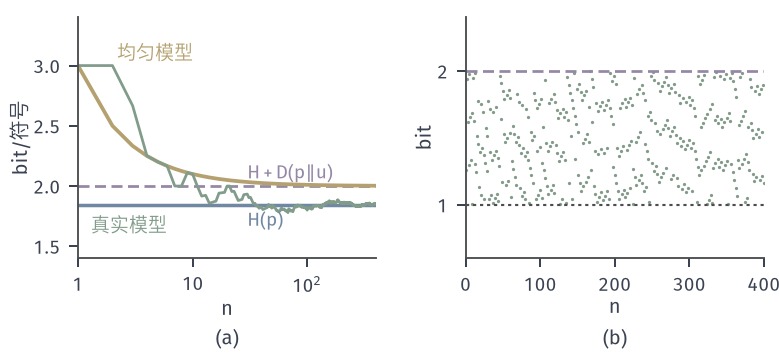

This chart was generated by the following Python code:
from pathlib import Path
import sys
HERE = Path(__file__).resolve().parent
sys.path.insert(0, str(HERE.parent/"lossless-common"))
from lossless_fig import *
# One message of length 400 drawn i.i.d. from p = (0.4,0.3,0.2,0.1) (numpy default_rng seed 7). For each prefix
# length n: (a) per-symbol arithmetic code length ell_n/n, ell_n = ceil(-log2 q(x_{1:n})) + 1, under the true model
# q = p (green) and the uniform model q = u (yellow, exactly 2 + 1/n); blue: H(p); purple dashed: H + D(p||u) = 2.
# (b) overhead ell_n - (-log2 p(x_{1:n})) in bits for the true model; it always lies in [1, 2).
rng = np.random.default_rng(7); N = 400
x = rng.choice(4, size=N, p=P)
cl = np.cumsum(-np.log2(P[x])); n = np.arange(1, N+1)
ell = np.ceil(cl - 1e-9) + 1
ellu = 2*n + 1
fig, (a1, a2) = figure(width_mm=110, height_mm=50, ncols=2)
panel(fig, left=.1, right=.98, bottom=.27, top=.95, wspace=.3)
a1.axhline(2, color=PURPLE, lw=1.1, ls=DASH)
a1.axhline(H, color=BLUE, lw=1.4)
a1.plot(n, ellu/n, color=YELLOW, lw=1.5)
a1.plot(n, ell/n, color=GREEN, lw=1.1)
a1.set_xscale('log'); a1.set_xlim(1, N); a1.set_ylim(1.4, 3.4)
a1.minorticks_off(); a1.set_xticks([1, 10, 100]); a1.set_xticklabels(['$1$', '$10$', '$10^{2}$'])
lab(a1, 30, H-.18, r'$H(p)$', BLUE); lab(a1, 30, 2.06, r'$H+D(p\Vert u)$', PURPLE)
lab(a1, 2.2, 3.05, '均匀模型', YELLOW); lab(a1, 1.3, 1.62, '真实模型', GREEN)
a1.set_xlabel('$n$', labelpad=1); a1.set_ylabel('bit/符号', labelpad=1)
a2.plot(n, ell-cl, color=GREEN, lw=.0, marker='o', ms=1.3, mew=0)
a2.axhline(1, color=STROKE, lw=.85, ls=DOT); a2.axhline(2, color=PURPLE, lw=1.1, ls=DASH)
a2.set_xlim(0, N); a2.set_ylim(.6, 2.4); a2.set_yticks([1, 2])
a2.set_xlabel('$n$', labelpad=1); a2.set_ylabel('bit', labelpad=1)
tags(fig, (a1, a2))
save(fig, HERE, 'figure', {'seed': 7, 'N': N, 'ell_over_n_at_N': float(ell[-1]/N), 'H': H,
     'overhead_min': float((ell-cl).min()), 'overhead_max': float((ell-cl).max())})
